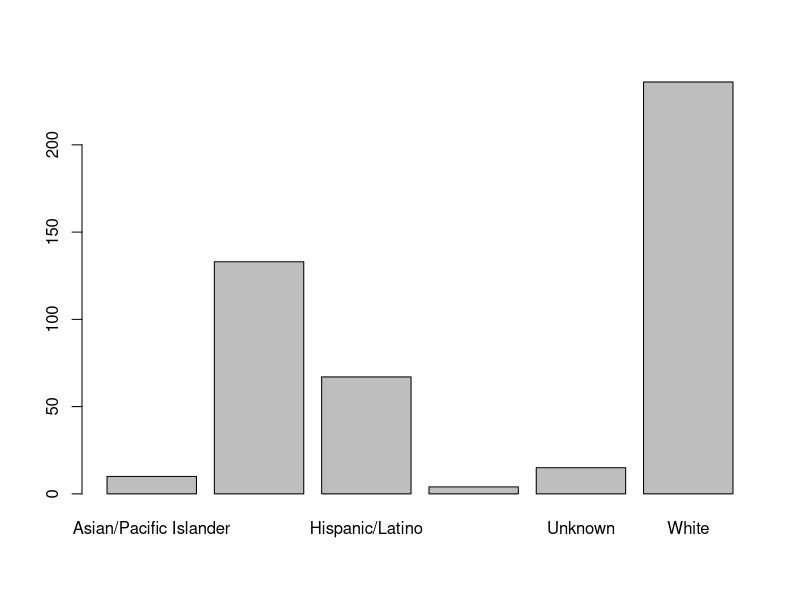
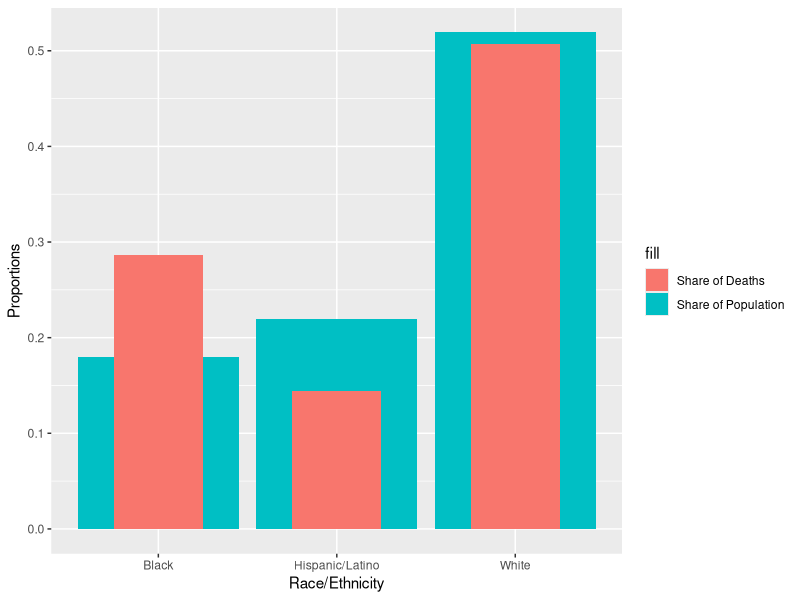
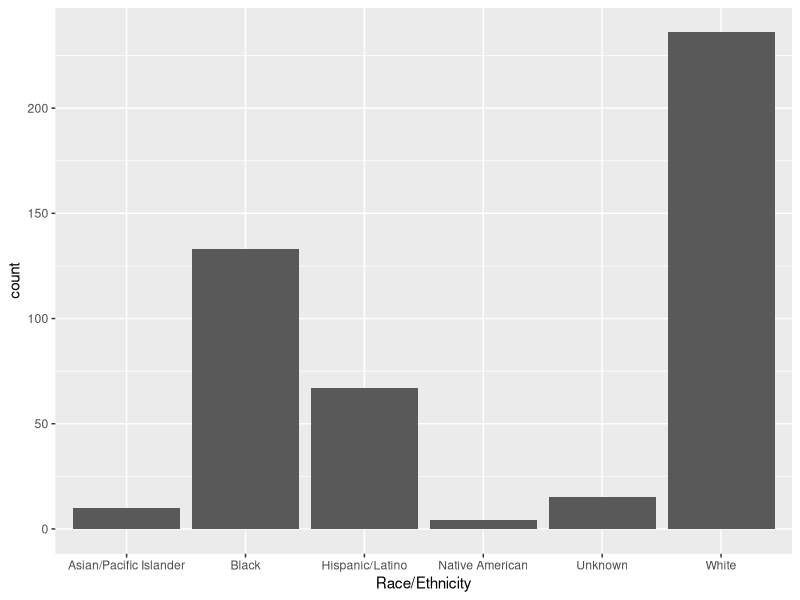
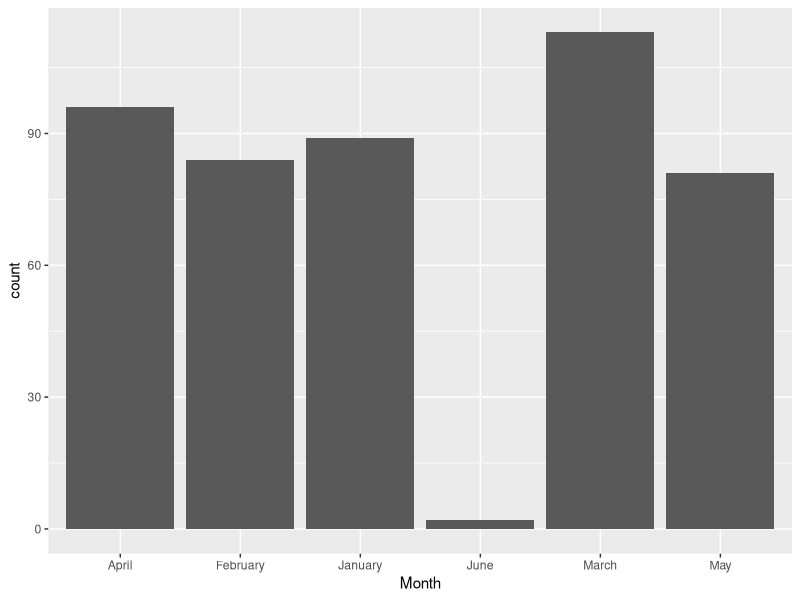
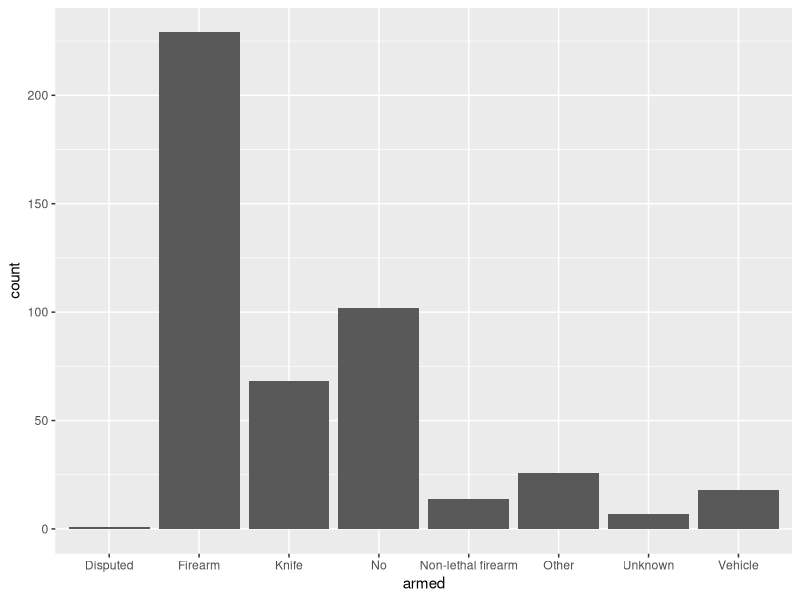
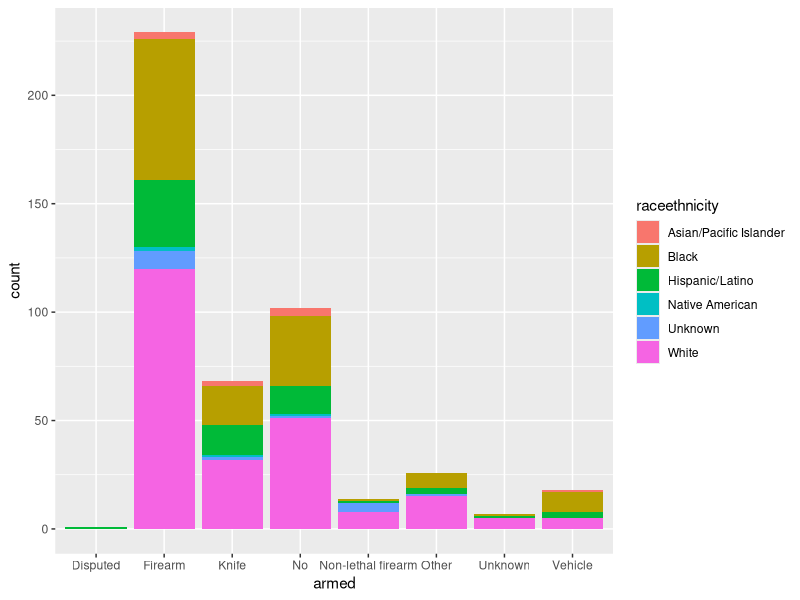
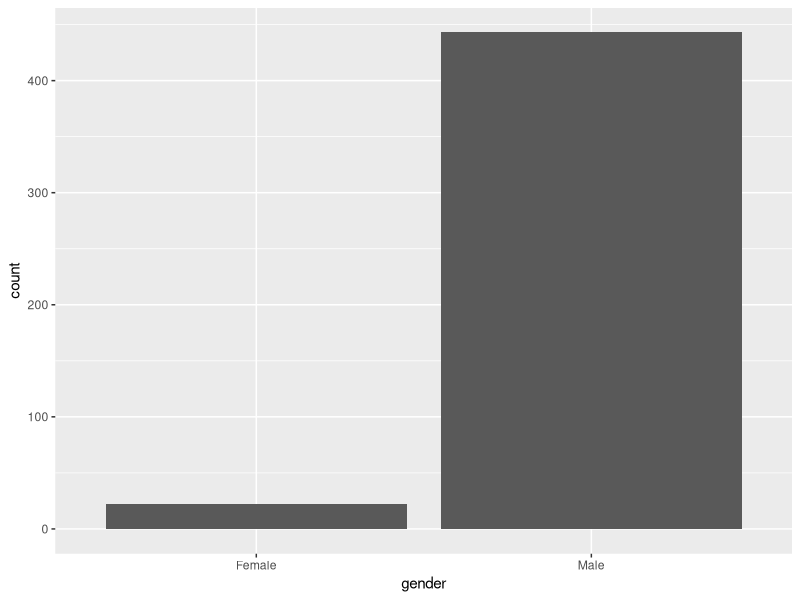
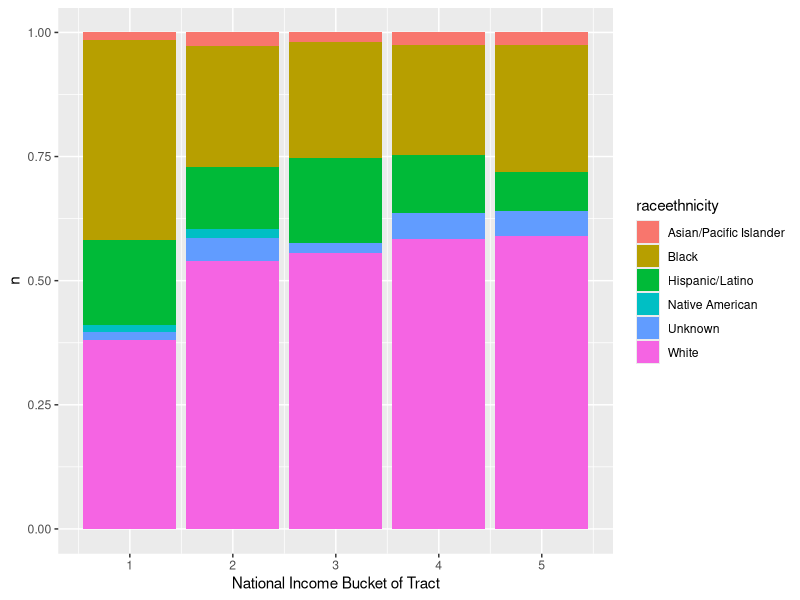

The R script that drew these images, in order:
police <- read.csv("acs_police_clean.csv")
mean(police$share_black)
library(dplyr)
library(ggplot2)
death.counts <- count(police, raceethnicity)
death.pcts <- death.counts
death.pcts$n <- death.counts$n/sum(death.counts$n)
barplot(death.counts$n, names.arg = death.counts$raceethnicity)

means <- police %>%
  select('share_black','share_hispanic','share_white') %>%
  summarise_all(funs(mean))

means = means/100
subset.death.pcts <- filter(death.pcts,raceethnicity %in% c('White','Black','Hispanic/Latino'))
subset.death.pcts$n1 <- c(means[1,'share_black'],means[1,'share_hispanic'],means[1,'share_white'])



ggplot(data = subset.death.pcts)+
  geom_bar(stat="identity", aes(x = raceethnicity, y=n1, fill = "Share of Population"))+
  geom_bar(stat="identity", aes(x = raceethnicity, y=n, fill="Share of Deaths"), width = .5) +
  xlab("Race/Ethnicity") +
  ylab("Proportions")
ggplot() +
  geom_bar(data = police,aes(x = raceethnicity)) +
  xlab("Race/Ethnicity")

pop_means <- mean(police[,c('share_black','share_hispanic','share_white')])

ggplot() +
  geom_bar(data = police, aes(x = month)) +
  xlab("Month")

race.counts.nat_bucket <- police %>%
  group_by(nat_bucket) %>%
  count(raceethnicity)

counts.nat_bucket <- count(police, nat_bucket)

merged.nat_bucket <- inner_join(race.counts.nat_bucket, counts.nat_bucket, by = "nat_bucket")

race.pcts.nat_bucket <- race.counts.nat_bucket
race.pcts.nat_bucket$n <- as.numeric(merged.nat_bucket$n.x)/as.numeric(merged.nat_bucket$n.y)


ggplot()+
  geom_bar(data = police, aes(x = armed))

ggplot() + 
  geom_bar(data = police, aes(x = armed, fill = raceethnicity))

ggplot() +
  geom_bar(data = police, aes(x = gender))

ggplot(data = race.pcts.nat_bucket) +
  geom_bar(stat= "identity",aes(x=nat_bucket,y =n, fill= raceethnicity)) +
  xlab("National Income Bucket of Tract")

tbl <- table(police$armed, police$raceethnicity)
chisq.test(tbl)
ggplot(data = police) +
  geom_point(aes(x = Poverty, y = p_income, color = raceethnicity)) +
  ylab("Personal Income of Tract") +
  xlab("Poverty Rate of Tract")

ggplot(data = police) +
  geom_boxplot(aes(x = raceethnicity, y = p_income)) +
  ylab("Personal Income of Tract") + 
  xlab("Race/Ethnicity")

unarmed <- police %>%
  filter(armed == "No") 

unarmed <- unarmed %>%
  count(raceethnicity) %>%
  mutate(pcts = n / nrow(unarmed))


ggplot() +
  geom_bar(stat = "identity", data = unarmed, aes(x = raceethnicity, y = pcts, fill = "Unarmed")) +
  geom_bar(stat = "identity",data = death.pcts,aes(x = raceethnicity, y =n, fill = "All"), width = .5) +
  xlab("Race/Ethnicity") +
  ylab("Percent")

tbl <- table(police$isBlack, police$hasGun)
chisq.test(tbl)

summary(police$armed)





